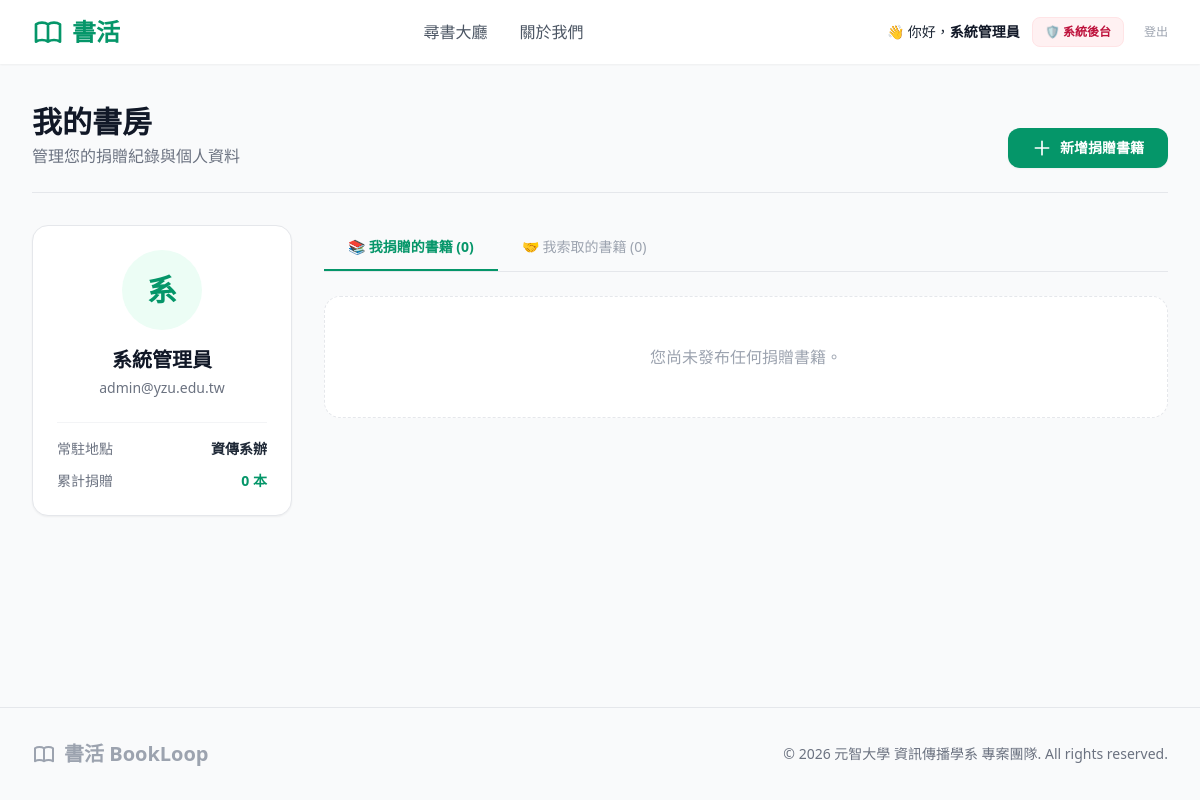
Page /user_panel.php (signed in) on the committed database.
### tables this page shows
CREATE TABLE `User` (
  `user_id` int(11) NOT NULL AUTO_INCREMENT COMMENT '用戶唯一識別碼',
  `ustudent_id` varchar(50) NOT NULL COMMENT '學號',
  `uname` varchar(50) NOT NULL COMMENT '姓名/暱稱',
  `uemail` varchar(100) NOT NULL COMMENT '學校信箱',
  `upassword` varchar(255) NOT NULL COMMENT 'BCRYPT加密密碼',
  `ulocation` varchar(100) NOT NULL COMMENT '常駐面交地點',
  `urole` varchar(20) NOT NULL DEFAULT 'user' COMMENT '系統權限: admin / user',
  `status` varchar(20) NOT NULL DEFAULT 'active' COMMENT '帳號狀態: active / banned',
  PRIMARY KEY (`user_id`),
  UNIQUE KEY `uemail_unique` (`uemail`),
  UNIQUE KEY `ustudent_id_unique` (`ustudent_id`)
);

### user_panel.php (the view, shortened to what this page needs)
<?php
require_once 'config/database.php';
$user_id = $_SESSION['user_id'];
try {
    $user_stmt = $conn->prepare("SELECT * FROM User WHERE user_id = ?");
    $user_stmt->execute([$user_id]);
    $user = $user_stmt->fetch(PDO::FETCH_ASSOC);
    $book_query = "SELECT b.*, c.ccategory_name
                   FROM Book b
                   LEFT JOIN Category c ON b.bcategory_id = c.ccategory_id
                   WHERE b.bdonor_id = ?
                   ORDER BY b.bcreated_at DESC";
    $book_stmt = $conn->prepare($book_query);
    $book_stmt->execute([$user_id]);
    $my_books = $book_stmt->fetchAll(PDO::FETCH_ASSOC);
    $record_query = "SELECT r.*, b.btitle, b.bimage_url, b.bauthor, c.ccategory_name, u.uname AS donor_name, u.ulocation AS donor_location
                     FROM Record r
                     LEFT JOIN Book b ON r.cbook_id = b.bbook_id
                     LEFT JOIN Category c ON b.bcategory_id = c.ccategory_id
                     LEFT JOIN User u ON b.bdonor_id = u.user_id
                     WHERE r.creceiver_id = ?
                     ORDER BY r.crecord_time DESC";
    $record_stmt = $conn->prepare($record_query);
    $record_stmt->execute([$user_id]);
    $my_records = $record_stmt->fetchAll(PDO::FETCH_ASSOC);
    $total_donated = count($my_books);
    $total_received = count($my_records);
} catch (PDOException $e) {
    die("資料載入失敗：" . $e->getMessage());
}
?>
<!DOCTYPE html>
<html lang="zh-TW">
<?php include 'components/head.php'; ?>
<body class="bg-gray-50 text-gray-800 flex flex-col min-h-screen font-sans">
    <?php include 'components/header.php'; ?>
    <main class="flex-grow max-w-7xl w-full mx-auto px-4 sm:px-6 lg:px-8 py-10">
        <div class="flex justify-between items-end border-b border-gray-200 pb-6 mb-8">
            <div>
                <h1 class="text-3xl font-black text-gray-900">我的書房</h1>
                <p class="text-gray-500 mt-1">管理您的捐贈紀錄與個人資料</p>
            </div>
            <a href="donate.php" class="bg-brand text-white px-6 py-2.5 rounded-xl text-sm font-bold hover:bg-green-700 transition shadow-sm flex items-center gap-2">
                <svg xmlns="http://www.w3.org/2000/svg" class="h-5 w-5" fill="none" viewBox="0 0 24 24" stroke="currentColor">
                    <path stroke-linecap="round" stroke-linejoin="round" stroke-width="2" d="M12 4v16m8-8H4" />
                </svg>
                新增捐贈書籍
            </a>
        </div>
        <div class="grid grid-cols-1 lg:grid-cols-4 gap-8">
            <aside class="lg:col-span-1 space-y-6">
                <div class="bg-white p-6 rounded-2xl shadow-sm border border-gray-150 text-center">
                    <div class="w-20 h-20 mx-auto rounded-full bg-emerald-50 text-brand flex items-center justify-center text-3xl font-black mb-4">
                        <?php echo mb_substr($user['uname'], 0, 1, 'UTF-8'); ?>
                    </div>
                    <h2 class="text-xl font-bold text-gray-900"><?php echo htmlspecialchars($user['uname']); ?></h2>
                    <p class="text-gray-500 text-sm mt-1"><?php echo htmlspecialchars($user['uemail']); ?></p>
                    <div class="mt-6 flex justify-between items-center text-sm border-t border-gray-100 pt-4">
                        <span class="text-gray-500">常駐地點</span>
                        <span class="font-bold text-gray-800"><?php echo htmlspecialchars($user['ulocation']); ?></span>
                    </div>
                    <div class="mt-3 flex justify-between items-center text-sm">
                        <span class="text-gray-500">累計捐贈</span>
                        <span class="font-bold text-brand"><?php echo $total_donated; ?> 本</span>
                    </div>
                </div>
            </aside>
            <section class="lg:col-span-3 space-y-6">
                <div class="flex border-b border-gray-200">
                    <button id="tab-donated" class="panel-tab border-b-2 border-brand text-brand font-bold px-6 py-3 text-sm transition">
                        📚 我捐贈的書籍 (<?php echo $total_donated; ?>)
                    </button>
                    <button id="tab-received" class="panel-tab border-b-2 border-transparent text-gray-400 font-medium px-6 py-3 text-sm hover:text-gray-700 transition">
                        🤝 我索取的書籍 (<?php echo $total_received; ?>)
                    </button>
                </div>
                <div id="content-donated" class="panel-content grid grid-cols-1 md:grid-cols-2 xl:grid-cols-3 gap-6">
                    <?php if ($total_donated > 0): ?>
                        <?php foreach ($my_books as $book): ?>
                            <div class="bg-white rounded-2xl shadow-sm border border-gray-100 overflow-hidden flex flex-col h-full">
                                <div class="relative h-48 bg-gray-50">
                                    <img src="<?php echo htmlspecialchars($book['bimage_url']); ?>" class="w-full h-full object-cover">
                                    <div class="absolute top-2 right-2 bg-white px-2 py-1 rounded-md text-xs font-bold text-gray-600 shadow-sm opacity-90">
                                        <?php echo $book['bstatus'] === 'available' ? '待領取' : ($book['bstatus'] === 'reserved' ? '已預約' : '已面交'); ?>
                                    </div>
                                </div>
                                <div class="p-4 flex flex-col flex-grow">
                                    <h4 class="font-bold text-gray-900 line-clamp-1 mb-1"><?php echo htmlspecialchars($book['btitle']); ?></h4>
                                    <p class="text-xs text-gray-500 mb-4"><?php echo htmlspecialchars($book['bcategory_name']); ?></p>
                                    <div class="mt-auto pt-3 border-t border-gray-50 flex gap-2">
                                        <a href="edit_book.php?id=<?php echo $book['bbook_id']; ?>" class="w-1/2 text-center py-2 bg-blue-50 text-blue-600 rounded-lg text-sm font-bold hover:bg-blue-100 transition">✏️ 編輯</a>
                                        <form action="api/delete_book.php" method="POST" class="w-1/2" onsubmit="return confirm('確定要永久刪除這本書嗎？相關紀錄將一併抹除！');">
                                            <input type="hidden" name="bbook_id" value="<?php echo $book['bbook_id']; ?>">
                                            <button type="submit" class="w-full py-2 bg-red-50 text-red-600 rounded-lg text-sm font-bold hover:bg-red-100 transition">🗑️ 刪除</button>
                                        </form>
                                    </div>
                                </div>
                            </div>
                        <?php endforeach; ?>
                    <?php else: ?>
                        <div class="col-span-full text-center py-12 bg-white rounded-2xl border border-gray-150 border-dashed text-gray-400">
                            您尚未發布任何捐贈書籍。
                        </div>
                    <?php endif; ?>
                </div>
            </section>
        </div>
    </main>
    <?php include 'components/footer.php'; ?>
</body>
</html>

### rows in the picture
user: uname "系", uname "系統管理員", uemail "admin@yzu.edu.tw", ulocation "資傳系辦"

### other values in the picture
$_SESSION['uname'] "系統管理員"
$total_donated "0"
$total_received "0"
